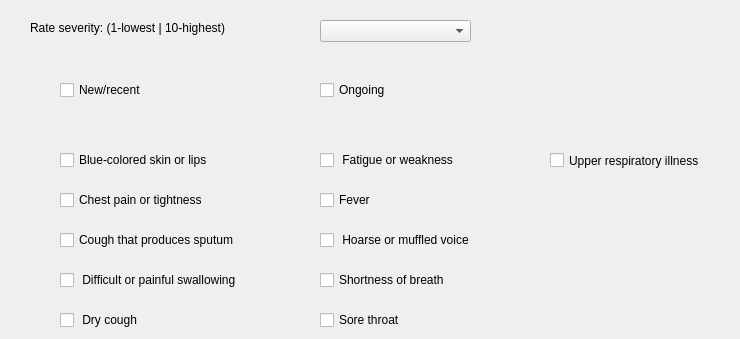
    <widget class="QWidget" name="t11">
     <attribute name="title">
      <string>Wheezing</string>
     </attribute>
     <widget class="QCheckBox" name="cb190">
      <property name="geometry">
       <rect>
        <x>320</x>
        <y>230</y>
        <width>201</width>
        <height>20</height>
       </rect>
      </property>
      <property name="text">
       <string> Hoarse or muffled voice </string>
      </property>
     </widget>
     <widget class="QCheckBox" name="cb191">
      <property name="geometry">
       <rect>
        <x>60</x>
        <y>270</y>
        <width>221</width>
        <height>20</height>
       </rect>
      </property>
      <property name="text">
       <string> Difficult or painful swallowing </string>
      </property>
     </widget>
     <widget class="QCheckBox" name="cb189">
      <property name="geometry">
       <rect>
        <x>60</x>
        <y>230</y>
        <width>201</width>
        <height>20</height>
       </rect>
      </property>
      <property name="text">
       <string>Cough that produces sputum </string>
      </property>
     </widget>
     <widget class="QCheckBox" name="cb184">
      <property name="geometry">
       <rect>
        <x>60</x>
        <y>150</y>
        <width>201</width>
        <height>20</height>
       </rect>
      </property>
      <property name="text">
       <string>Blue-colored skin or lips </string>
      </property>
     </widget>
     <widget class="QCheckBox" name="cb182">
      <property name="geometry">
       <rect>
        <x>60</x>
        <y>80</y>
        <width>151</width>
        <height>20</height>
       </rect>
      </property>
      <property name="text">
       <string>New/recent</string>
      </property>
     </widget>
     <widget class="QCheckBox" name="cb186">
      <property name="geometry">
       <rect>
        <x>550</x>
        <y>150</y>
        <width>181</width>
        <height>21</height>
       </rect>
      </property>
      <property name="text">
       <string>Upper respiratory illness </string>
      </property>
     </widget>
     <widget class="QCheckBox" name="cb185">
      <property name="geometry">
       <rect>
        <x>320</x>
        <y>150</y>
        <width>181</width>
        <height>20</height>
       </rect>
      </property>
      <property name="text">
       <string> Fatigue or weakness </string>
      </property>
     </widget>
     <widget class="QCheckBox" name="cb188">
      <property name="geometry">
       <rect>
        <x>320</x>
        <y>190</y>
        <width>211</width>
        <height>20</height>
       </rect>
      </property>
      <property name="text">
       <string>Fever </string>
      </property>
     </widget>
     <widget class="QLabel" name="label_12">
      <property name="geometry">
       <rect>
        <x>30</x>
        <y>20</y>
        <width>281</width>
        <height>16</height>
       </rect>
      </property>
      <property name="text">
       <string>Rate severity: (1-lowest | 10-highest)</string>
      </property>
     </widget>
     <widget class="QCheckBox" name="cb187">
      <property name="geometry">
       <rect>
        <x>60</x>
        <y>190</y>
        <width>201</width>
        <height>20</height>
       </rect>
      </property>
      <property name="text">
       <string>Chest pain or tightness </string>
      </property>
     </widget>
     <widget class="QCheckBox" name="cb193">
      <property name="geometry">
       <rect>
        <x>60</x>
        <y>310</y>
        <width>131</width>
        <height>20</height>
       </rect>
      </property>
      <property name="text">
       <string> Dry cough </string>
      </property>
     </widget>
     <widget class="QComboBox" name="combo11">
      <property name="geometry">
       <rect>
        <x>320</x>
        <y>20</y>
        <width>151</width>
        <height>22</height>
       </rect>
      </property>
     </widget>
     <widget class="QCheckBox" name="cb192">
      <property name="geometry">
       <rect>
        <x>320</x>
        <y>270</y>
        <width>171</width>
        <height>20</height>
       </rect>
      </property>
      <property name="text">
       <string>Shortness of breath </string>
      </property>
     </widget>
     <widget class="QCheckBox" name="cb194">
      <property name="geometry">
       <rect>
        <x>320</x>
        <y>310</y>
        <width>161</width>
        <height>20</height>
       </rect>
      </property>
      <property name="text">
       <string>Sore throat </string>
      </property>
     </widget>
     <widget class="QCheckBox" name="cb183">
      <property name="geometry">
       <rect>
        <x>320</x>
        <y>80</y>
        <width>171</width>
        <height>20</height>
       </rect>
      </property>
      <property name="text">
       <string>Ongoing</string>
      </property>
     </widget>
    </widget>
